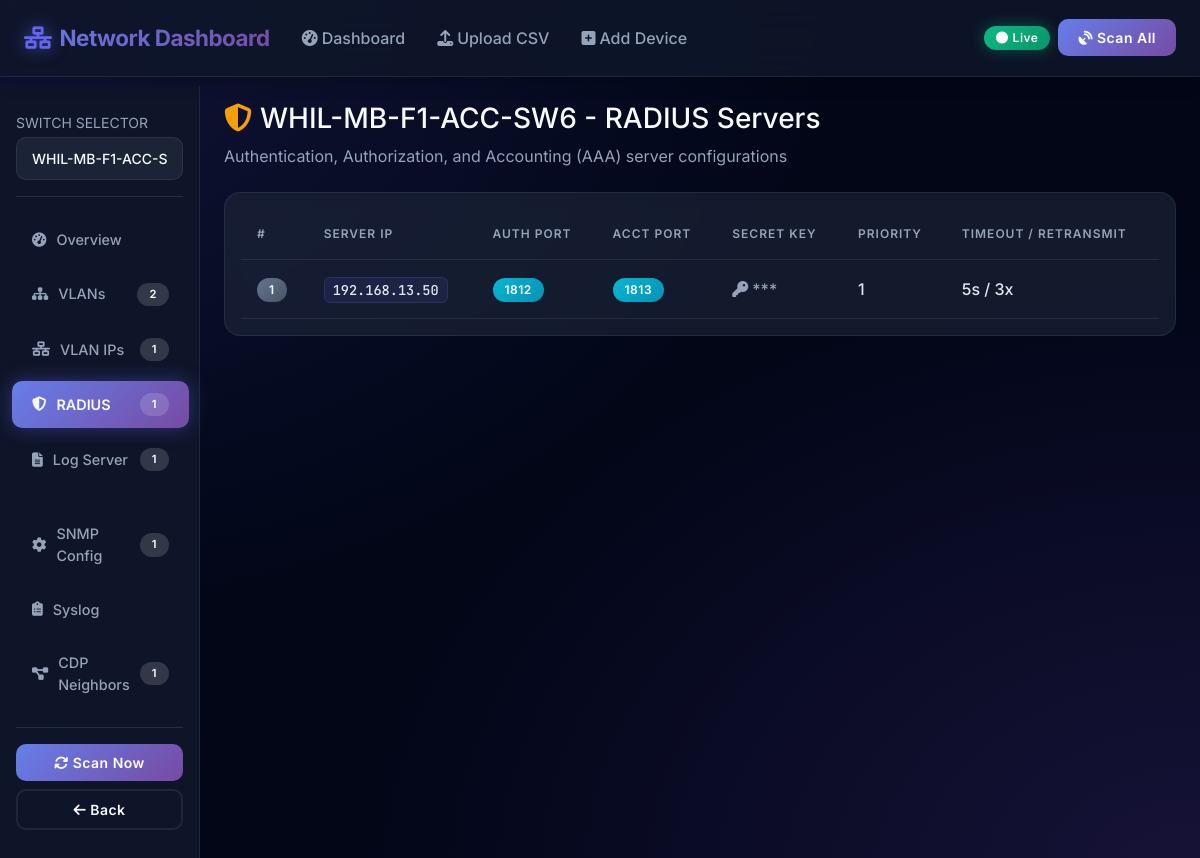
Screenshot of /device/7/radius with the database file from the repository.
### tables this page shows
CREATE TABLE devices (
            id INTEGER PRIMARY KEY AUTOINCREMENT,
            node_name TEXT NOT NULL,
            ip_address TEXT UNIQUE NOT NULL,
            device_type TEXT NOT NULL CHECK(device_type IN ('access_switch', 'distribution_switch')),
            snmp_community TEXT DEFAULT 'public',
            ssh_username TEXT DEFAULT 'admin',
            ssh_password TEXT DEFAULT 'admin123',
            ssh_enabled INTEGER DEFAULT 1,
            snmp_enabled INTEGER DEFAULT 1,
            status TEXT DEFAULT 'unknown',
            last_scanned DATETIME,
            created_at DATETIME DEFAULT CURRENT_TIMESTAMP,
            updated_at DATETIME DEFAULT CURRENT_TIMESTAMP
        , hostname TEXT DEFAULT '');

CREATE TABLE radius_servers (
            id INTEGER PRIMARY KEY AUTOINCREMENT,
            device_id INTEGER NOT NULL,
            server_ip TEXT NOT NULL,
            auth_port INTEGER DEFAULT 1812,
            acct_port INTEGER DEFAULT 1813,
            secret_key TEXT DEFAULT '***',
            priority INTEGER DEFAULT 0,
            status TEXT DEFAULT 'unknown',
            timeout INTEGER DEFAULT 5,
            retransmit INTEGER DEFAULT 3,
            last_updated DATETIME DEFAULT CURRENT_TIMESTAMP,
            FOREIGN KEY (device_id) REFERENCES devices(id) ON DELETE CASCADE
        );

### app.py (the view)
@app.route('/device/<int:device_id>/radius')
def device_radius(device_id):
    device = Database.get_device(device_id)
    if not device:
        flash('Device not found', 'error')
        return redirect(url_for('index'))
    radius_servers = Database.get_radius_servers(device_id)
    summary = Database.get_device_summary(device_id)
    all_devices = Database.get_all_devices()
    return render_template(
        'radius.html',
        device=device,
        radius_servers=radius_servers,
        summary=summary,
        all_devices=all_devices,
        active_section='radius',
        path_suffix='/radius'
    )

### database.py (called while the page is built)
    @classmethod
    def get_connection(cls):
        conn = sqlite3.connect(Config.DB_PATH, timeout=30.0)
        conn.row_factory = sqlite3.Row  # Returns rows as dictionaries
        conn.execute("PRAGMA foreign_keys = ON;")
        conn.execute("PRAGMA journal_mode = WAL;")  # High concurrency support
        return conn

    @classmethod
    def execute_query(cls, query, params=None, fetch=True):
        conn = None
        try:
            conn = cls.get_connection()
            cursor = conn.cursor()
            cursor.execute(query, params or ())
            if fetch:
                results = [dict(row) for row in cursor.fetchall()]
                return results
            else:
                conn.commit()
                return cursor.lastrowid
        except Exception as e:
            logger.error(f"SQLite Query Error: {e}\nQuery: {query}")
            if conn:
                conn.rollback()
            raise
        finally:
            if conn:
                conn.close()

    @classmethod
    def get_all_devices(cls):
        return cls.execute_query("SELECT * FROM device_summary ORDER BY node_name")

    @classmethod
    def get_device(cls, device_id):
        results = cls.execute_query("SELECT * FROM devices WHERE id = ?", (device_id,))
        return results[0] if results else None

    @classmethod
    def get_device_summary(cls, device_id):
        results = cls.execute_query("SELECT * FROM device_summary WHERE id = ?", (device_id,))
        return results[0] if results else None

    @classmethod
    def get_radius_servers(cls, device_id):
        return cls.execute_query("SELECT * FROM radius_servers WHERE device_id=? ORDER BY priority", (device_id,))

### templates/radius.html (shortened to what this page needs)
{% extends "base.html" %}
{% block content %}
<div class="container-fluid px-0">
    <div class="row g-0">
        {% set active_section = 'radius' %}
        {% set path_suffix = '/radius' %}
        {% include "partials/_sidebar.html" %}
        <main class="col-md-10 ms-auto px-4 py-3">
            <div class="animate-fade-in mb-4">
                <h3><i class="fas fa-shield-alt me-2" style="color:var(--warning);"></i>{{ device.node_name }} - RADIUS Servers</h3>
                <p class="text-muted">Authentication, Authorization, and Accounting (AAA) server configurations</p>
            </div>
            <div class="card animate-fade-in-delay-1">
                <div class="card-body">
                    {% if radius_servers %}
                    <table class="table table-hover">
                        <thead>
                            <tr>
                                <th>#</th>
                                <th>Server IP</th>
                                <th>Auth Port</th>
                                <th>Acct Port</th>
                                <th>Secret Key</th>
                                <th>Priority</th>
                                <th>Timeout / Retransmit</th>
                            </tr>
                        </thead>
                        <tbody>
                            {% for r in radius_servers %}
                            <tr>
                                <td><span class="badge bg-secondary">{{ loop.index }}</span></td>
                                <td><code>{{ r.server_ip }}</code></td>
                                <td><span class="badge bg-info">{{ r.auth_port }}</span></td>
                                <td><span class="badge bg-info">{{ r.acct_port }}</span></td>
                                <td><span class="text-muted"><i class="fas fa-key me-1"></i>{{ r.secret_key }}</span></td>
                                <td>{{ r.priority }}</td>
                                <td>{{ r.timeout }}s / {{ r.retransmit }}x</td>
                            </tr>
                            {% endfor %}
                        </tbody>
                    </table>
                    {% else %}
                    <div class="empty-state">
                        <i class="fas fa-shield-alt"></i>
                        <h5>No RADIUS servers configured</h5>
                        <p>This switch does not have any RADIUS configuration</p>
                    </div>
                    {% endif %}
                </div>
            </div>
        </main>
    </div>
</div>
{% endblock %}

### static/css/style.css (style rules this page uses)
:root { --primary: #6366f1; --primary-dark: #4f46e5; --secondary: #8b5cf6; --success: #10b981; --danger: #ef4444; --warning: #f59e0b; --info: #06b6d4; --dark: #0f172a; --darker: #020617; --card-bg: #1e293b; --sidebar-bg: #0f172a; --border: rgba(255, 255, 255, 0.08); --text-primary: #f8fafc; --text-secondary: #94a3b8; --gradient-1: linear-gradient(135deg, #667eea 0%, #764ba2 100%); --gradient-2: linear-gradient(135deg, #f093fb 0%, #f5576c 100%); --gradient-3: linear-gradient(135deg, #4facfe 0%, #00f2fe 100%); --gradient-4: linear-gradient(135deg, #43e97b 0%, #38f9d7 100%); --gradient-5: linear-gradient(135deg, #fa709a 0%, #fee140 100%); --shadow-sm: 0 2px 8px rgba(0, 0, 0, 0.15); --shadow-md: 0 4px 16px rgba(0, 0, 0, 0.25); --shadow-lg: 0 8px 32px rgba(0, 0, 0, 0.35); --shadow-glow: 0 0 20px rgba(99, 102, 241, 0.4); }
* { box-sizing: border-box; }
body { font-family: 'Inter', 'Segoe UI', -apple-system, sans-serif; background: var(--darker); color: var(--text-primary); padding-top: 70px; overflow-x: hidden; min-height: 100vh; background-image: radial-gradient(at 0% 0%, rgba(99, 102, 241, 0.15) 0px, transparent 50%), radial-gradient(at 100% 100%, rgba(139, 92, 246, 0.15) 0px, transparent 50%); background-attachment: fixed; }
.animate-fade-in { animation: fadeInUp 0.6s ease-out; }
.animate-fade-in-delay-1 { animation: fadeInUp 0.6s ease-out 0.1s both; }
.card { background: rgba(30, 41, 59, 0.6) !important; backdrop-filter: blur(10px); border: 1px solid var(--border) !important; border-radius: 16px !important; overflow: hidden; transition: all 0.3s ease; animation: fadeInUp 0.6s ease-out; }
.card-body { color: var(--text-primary); }
.table { color: var(--text-primary) !important; margin-bottom: 0; }
.table thead th { background: rgba(15, 23, 42, 0.6); color: var(--text-secondary) !important; font-weight: 600; text-transform: uppercase; font-size: 0.75rem; letter-spacing: 1px; padding: 1rem; border-color: var(--border) !important; }
.table tbody tr { transition: all 0.3s ease; border-color: var(--border) !important; }
.table tbody td { padding: 1rem; border-color: var(--border) !important; vertical-align: middle; color: var(--text-primary); }
.badge { padding: 6px 12px; font-weight: 600; border-radius: 20px; font-size: 0.75rem; letter-spacing: 0.5px; }
.badge.bg-info { background: linear-gradient(135deg, #06b6d4 0%, #0891b2 100%) !important; }
.badge.bg-secondary { background: linear-gradient(135deg, #64748b 0%, #475569 100%) !important; }
code { color: #a5b4fc !important; background: rgba(99, 102, 241, 0.1) !important; padding: 3px 8px; border-radius: 6px; font-size: 0.85rem; font-family: 'JetBrains Mono', 'Courier New', monospace; border: 1px solid rgba(99, 102, 241, 0.2); }
h1, h2, h3, h4, h5, h6 { color: var(--text-primary); }
p, span, div { color: inherit; }
.text-muted { color: var(--text-secondary) !important; }
.card .table { --bs-table-bg: transparent; --bs-table-color: var(--text-primary); color: var(--text-primary) !important; }
.card .table th { color: var(--text-secondary) !important; font-weight: 600; background: transparent !important; border-color: var(--border) !important; }
.card .table td { color: var(--text-primary) !important; background: transparent !important; border-color: var(--border) !important; font-weight: 500; }
.card .table td strong, .card .table td code { color: #e2e8f0 !important; }
.card-body .table tbody tr, .card-body .table tbody td, .card-body .table tbody th { background-color: transparent !important; color: #e2e8f0 !important; }
.card-body .table tbody td .text-muted, .card-body .table tbody th.text-muted { color: #94a3b8 !important; }
.table > :not(caption) > * > * { background-color: transparent !important; color: #e2e8f0 !important; box-shadow: none !important; }

### rows the page displays
devices: node_name "WHIL-MB-F1-ACC-SW6"
radius_servers: server_ip "192.168.13.50", auth_port "1812", acct_port "1813", secret_key "***", priority "1", timeout "5", retransmit "3"

### other values shown
{{ summary.total_vlans if summary else 0 }} "2"
{{ summary.total_vlan_ips if summary else 0 }} "1"
{{ summary.total_radius_servers if summary else 0 }} "1"
{{ summary.total_log_servers if summary else 0 }} "1"
{{ summary.total_snmp_configs if summary else 0 }} "1"
{{ summary.total_cdp_neighbors if summary else 0 }} "1"
form field value "WHIL-MB-F1-ACC-SW6"
